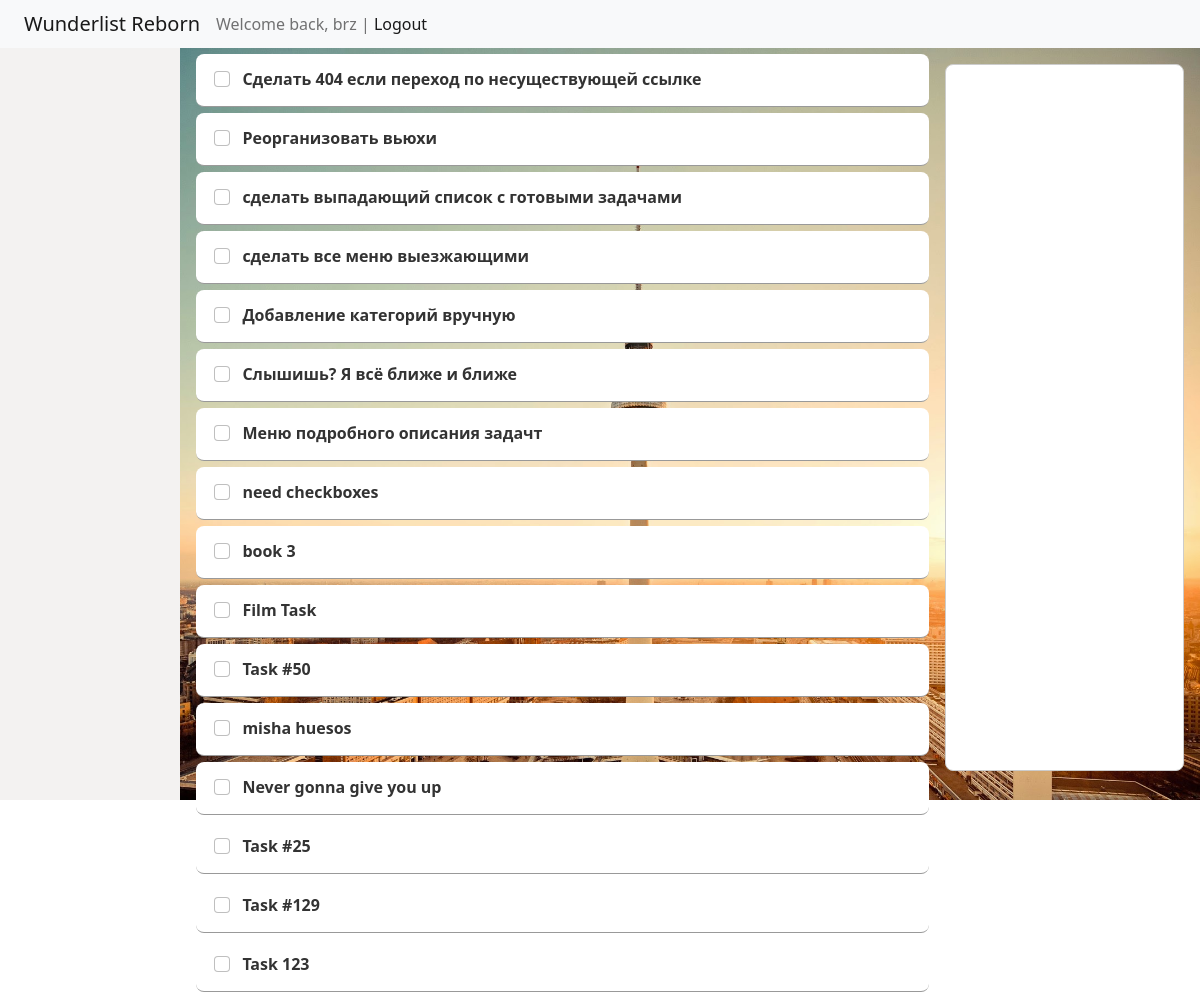
Screenshot of /10/details (signed in) with the database file from the repository.
### tasks/models.py (models this page shows, shortened)
class Tasks(models.Model):
    title = models.CharField(max_length=100, verbose_name="To-Do")
    created_at = models.DateTimeField(auto_now_add=True, verbose_name="Дата публикации")
    updated_at = models.DateTimeField(auto_now=True, verbose_name='Обновлено')
    is_done = models.BooleanField(default=False, verbose_name='Is done')
    category = models.ForeignKey('Category', verbose_name="Category", on_delete=models.CASCADE)
    user = models.ForeignKey(User, on_delete=models.CASCADE, default=1)
    content = models.TextField(max_length=300, verbose_name="Content", null=True, blank=True)
    class Meta:
        verbose_name = 'Task'
        verbose_name_plural = 'Tasks'
        ordering = ['-created_at']

### tasks/views.py (the view)
# urls.py: path('<int:pk>/details', HomeDetails.as_view(), name='home_details'),
class HomeDetails(ListView):
    model = Tasks
    template_name = 'tasks/home_details.html'
    context_object_name = 'tasks'
    allow_empty = False
    def get_queryset(self):
        return Tasks.objects.filter(user_id=self.request.user.id).select_related('category')

### tasks/forms.py
class CreateCategoryForm(forms.ModelForm):
    class Meta:
        model = Category
        fields = ['title', 'user']
        widgets = {
            'title': forms.TextInput(attrs={'class': 'create-category', 'placeholder': 'Add category...', 'id': 'create_category'}),
        }

### tasks/models.py (called while the page is built)
    def get_absolute_url(self):
        return reverse_lazy('category', kwargs={"category_id": self.id})

### tasks/templatetags/tasks_tags.py (called while the page is built)
@register.inclusion_tag('tasks/list_categories.html', takes_context=True )
def show_categories(context):
    request = context['request']
    category_id = int(str(request.path).split('/')[1])
    user_id = request.user.id
    form = CreateCategoryForm(initial={'user': user_id})
    categories = Category.objects.filter(user_id=user_id).annotate(cnt=Count('tasks', filter=Q(tasks__user_id__exact=user_id)))
    if len(categories) >= 2 :
        first_category = categories[0].pk
        second_category = categories[1].pk
        return {"categories": categories, "cat_form": form, "category_id": category_id,
                "first_category": first_category, "second_category": second_category}
    return {"categories": categories, "cat_form": form, "category_id": category_id, "user_id": user_id}

### tasks/templates/tasks/home_details.html (shortened to what this page needs)
{% extends 'base.html' %}
{% load static %} <link rel="stylesheet" type="text/css" href="{% static 'css/style.css' %}">
{% block content %}
<div class="container-fluid ">
    <div class="row">
    <div class="col-md-9">
    {% for item in tasks %}
        <a href="{% url 'home_details' item.pk %}">
        <div class="card-body rounded text">
          <div class="form-check">
            <input class="form-check-input" type="checkbox" name="" id="checkens">
            {{item.title}}
          </div>
        </div>
        </a>
    {% endfor %}
    </div>
    <div class="col rightbar rounded">
    </div>
</div>
{% endblock %}

### templates/base.html (shortened to what this page needs)
{% load static %}
<!doctype html>
<html lang="en">
<head>
    <link href="{% static 'bootstrap/css/bootstrap.min.css' %}" rel="stylesheet">
    <link href="{% static 'css/style.css' %}" rel="stylesheet">
</head>
<body>
{% include 'inc/_nav.html' %}
<div class="container-fluid ">
    <div class="row">
        <div class="col-md-3">
        </div>
        <div class="col">
            {% block content %}{% endblock %}
        </div>
    </div>
</div>
</body>
</html>

### templates/inc/_nav.html (shortened to what this page needs)
<nav class="navbar navbar-expand-lg navbar-light bg-light">
    <div class="container-fluid">
    <a class="navbar-brand" href="{% url 'home' %}">Wunderlist Reborn</a>
    <div class="collapse navbar-collapse" id="navbarSupportedContent">
          <span class="navbar-text">
              {% if request.user.is_authenticated %}
              Welcome back, {{ user.username }} | <a href="{% url 'logout' %}">Logout</a>
              {% else %}
                    <a href="{% url 'register' %}">Register</a> | <a href="{% url 'login' %}">Login</a>
              {% endif %}
          </span>
    </div>
    </div>
</nav>

### templates/inc/_sidebar.html (shortened to what this page needs)
{% load tasks_tags %}

### mysite/static/css/style.css (style rules this page uses)
html { height: 100%; }
body { height: 100%; }
.col { background: url(truebg.jpg) 100% 100% no-repeat; padding: 0rem; height: 100%; position: relative; width: 100%; -khtml-background-size: cover; -moz-background-size: cover; -ms-background-size: cover; -o-background-size: cover; -webkit-background-size: cover; background-size: cover; }
.card-body { color: #333333; font-weight: 600; margin-top: 0.4rem; background: white; border-bottom: 1.5px solid #999999 !important; padding: 0.8rem; margin-left: 1rem; margin-right: 1rem; }
.form-check .form-check-input { margin-right: 0.8rem; }
.container-fluid { height: 94%; max-width: 100%; padding-right: 0rem; padding-left: 0rem; }
.col-md-3 { background: #f3f2f1; padding-right: 0; padding-left: 0rem; width: 15%; }
.row { height: 100%; margin-right: 0; margin-left: 0; padding-left: 0rem; padding-right: 0rem; }
.navbar { height: 6%; }
.navbar-brand { padding-left: 1.5rem; }
.navbar-text { padding-right: 1.5rem; }
a { color: #333333; text-decoration: None; }
.rightbar { background: white; margin-top: 1rem; margin-right: 1rem; width: 10rem; border: 1px solid #cccccc; }
.col-md-9 { padding-left: 0rem; padding-bottom: 0rem; padding-right: 0rem; }
.form-check { padding-left: 1.8rem; }
input { outline:none !important; }
.rounded { border-radius: 0.50rem!important; }

### rows the page displays
Tasks: title "Сделать 404 если переход по несуществующей ссылке"
Tasks: title "Реорганизовать вьюхи"
Tasks: title "сделать выпадающий список с готовыми задачами"
Tasks: title "сделать все меню выезжающими"
Tasks: title "Добавление категорий вручную"
Tasks: title "Слышишь? Я всё ближе и ближе"
Tasks: title "Меню подробного описания задачт"
Tasks: title "need checkboxes"
Tasks: title "book 3"
Tasks: title "Film Task"
Tasks: title "Task #50"
Tasks: title "misha huesos"
Tasks: title "Never gonna give you up"
Tasks: title "Task #25"
Tasks: title "Task #129"
Tasks: title "Task 123"

### other values shown
{{ user.username }} "brz"
